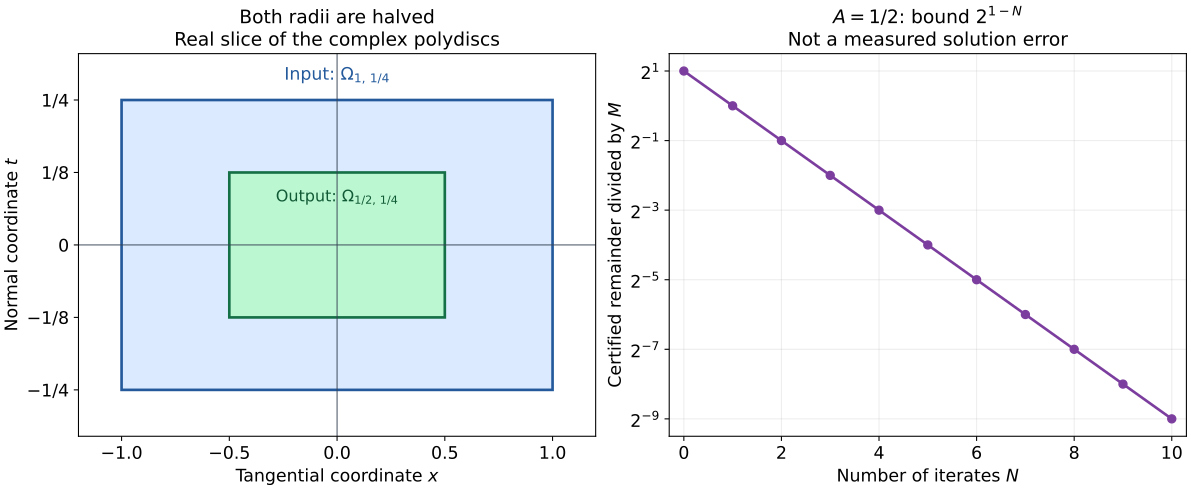

The script that saved this image:
"""Exact domain slice and proved remainder bound for AN01-U107. CC0."""
from pathlib import Path
import matplotlib
matplotlib.use('Agg')
import matplotlib.pyplot as plt
from matplotlib.patches import Rectangle
import numpy as np

out=Path(__file__).resolve().parent
plt.rcParams.update({'font.size':13,'font.family':'DejaVu Sans','svg.hashsalt':'AN01-U107'})
fig,axes=plt.subplots(1,2,figsize=(12.4,5.1),layout='constrained')
ax=axes[0]
ax.add_patch(Rectangle((-1,-.25),2,.5,facecolor='#dbeafe',edgecolor='#245a9c',lw=2))
ax.add_patch(Rectangle((-.5,-.125),1,.25,facecolor='#bbf7d0',edgecolor='#167047',lw=2))
ax.axhline(0,color='#354152',lw=.7)
ax.axvline(0,color='#354152',lw=.7)
ax.set(xlim=(-1.2,1.2),ylim=(-.33,.33),xlabel=r'Tangential coordinate $x$',ylabel=r'Normal coordinate $t$',
       xticks=[-1,-.5,0,.5,1],yticks=[-.25,-.125,0,.125,.25])
ax.set_yticklabels([r'$-1/4$',r'$-1/8$','0',r'$1/8$',r'$1/4$'])
ax.text(0,.285,r'Input: $\Omega_{1,\,1/4}$',ha='center',color='#245a9c')
ax.text(0,.075,r'Output: $\Omega_{1/2,\,1/4}$',ha='center',color='#115a36',fontsize=12)
ax.set_title('Both radii are halved\nReal slice of the complex polydiscs',fontsize=14)
ax=axes[1]
N=np.arange(0,11)
bound=2.0**(1-N)
ax.semilogy(N,bound,'o-',base=2,color='#7c3e9e',lw=2)
ax.set(xlim=(-.3,10.3),xticks=np.arange(0,11,2),xlabel=r'Number of iterates $N$',
       ylabel=r'Certified remainder divided by $M$')
ax.grid(True,which='major',alpha=.22)
ax.set_title(r'$A=1/2$: bound $2^{1-N}$'+'\nNot a measured solution error',fontsize=14)
fig.savefig(out/'analytic-cauchy-polydiscs.png',dpi=170)
svg=out/'analytic-cauchy-polydiscs.svg'
fig.savefig(svg,metadata={'Date':None})
svg.write_bytes(('\n'.join(line.rstrip() for line in svg.read_text(encoding='utf-8').splitlines())+'\n').encode())
plt.close(fig)
